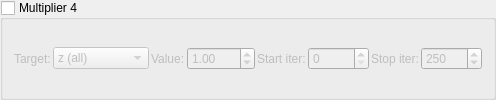
    <widget class="MyGroupBox" name="groupCheck_transf_multiplier_enabled_4_false">
     <property name="title"><string>Multiplier 4</string></property>
     <property name="checkable"><bool>true</bool></property>
     <property name="checked"><bool>false</bool></property>
     <layout class="QGridLayout" name="gridLayout_mult4">
      <property name="spacing"><number>2</number></property>
      <item row="0" column="0">
       <widget class="QLabel"><property name="text"><string>Target:</string></property></widget>
      </item>
      <item row="0" column="1">
       <widget class="MyComboBox" name="comboBox_transf_multiplier_mode_4"><property name="toolTip"><string>Target: 0=z_all, 1=z.x, 2=z.y, 3=z.z, 4=DE, 5=color_mult, 6=z.w, 7=z.xy, 8=z.xz, 9=z.yz, 10=color_add</string></property>
        <item><property name="text"><string notr="true">z (all)</string></property></item>
        <item><property name="text"><string notr="true">z.x</string></property></item>
        <item><property name="text"><string notr="true">z.y</string></property></item>
        <item><property name="text"><string notr="true">z.z</string></property></item>
        <item><property name="text"><string notr="true">DE</string></property></item>
        <item><property name="text"><string notr="true">color</string></property></item>
        <item><property name="text"><string notr="true">z.w</string></property></item>
        <item><property name="text"><string notr="true">z.xy</string></property></item>
        <item><property name="text"><string notr="true">z.xz</string></property></item>
        <item><property name="text"><string notr="true">z.yz</string></property></item>
        <item><property name="text"><string notr="true">color accum</string></property></item>
       </widget>
      </item>
      <item row="0" column="2">
       <widget class="QLabel"><property name="text"><string>Value:</string></property></widget>
      </item>
      <item row="0" column="3">
       <widget class="MyDoubleSpinBox" name="spinbox_transf_multiplier_scale_4"><property name="toolTip"><string>Multiplier strength. 1.0 = no effect. Values &gt; 1.0 amplify, &lt; 1.0 attenuate.</string></property>
        <property name="minimum"><double>-100.0</double></property><property name="maximum"><double>100.0</double></property>
        <property name="singleStep"><double>0.01</double></property><property name="value"><double>1.0</double></property>
       </widget>
      </item>
      <item row="0" column="4">
       <widget class="QLabel"><property name="text"><string>Start iter:</string></property></widget>
      </item>
      <item row="0" column="5">
       <widget class="MySpinBox" name="spinboxInt_transf_multiplier_start_iter_4">
        <property name="minimum"><number>0</number></property><property name="maximum"><number>10000</number></property>
        <property name="value"><number>0</number></property>
       </widget>
      </item>
      <item row="0" column="6">
       <widget class="QLabel"><property name="text"><string>Stop iter:</string></property></widget>
      </item>
      <item row="0" column="7">
       <widget class="MySpinBox" name="spinboxInt_transf_multiplier_stop_iter_4">
        <property name="minimum"><number>0</number></property><property name="maximum"><number>10000</number></property>
        <property name="value"><number>250</number></property>
       </widget>
      </item>
     </layout>
    </widget>
